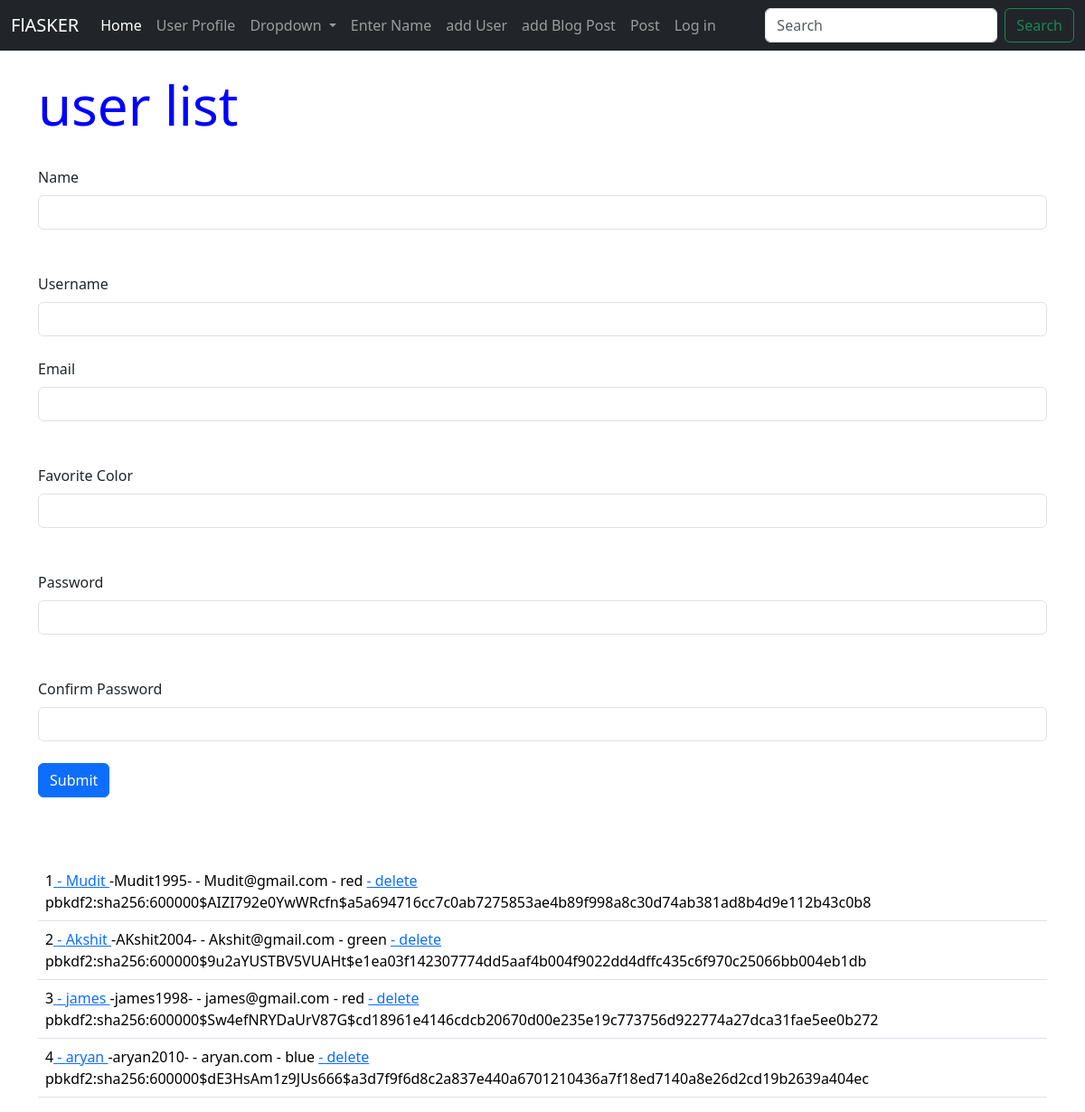
Screenshot of /user/add with the database file from the repository.
### hello.py (models this page shows, shortened)
class Users(db.Model, UserMixin):
    id = db.Column(db.Integer, primary_key=True)
    username = db.Column(db.String(20), nullable=False, unique=True)
    name = db.Column(db.String(200), nullable=False)
    email = db.Column(db.String(120), nullable=False, unique=True)
    favorite_color = db.Column(db.String(120))
    password_hash = db.Column(db.String(128), nullable=False)
    @property
    def password(self):
        raise AttributeError('password is not a readable attribute')
    date_added = db.Column(db.DateTime, default=datetime.utcnow)

### hello.py (the view, shortened to what this page needs)
@app.route('/user/add', methods=['GET', 'POST'])
def add_user():
    name = None
    form = UserForm()
    our_users = Users.query.order_by(Users.date_added)
    return render_template('add_user.html', form=form, name=name, our_users=our_users)

### hello.py
class UserForm(FlaskForm):
    name = StringField("Name", validators=[DataRequired()])
    username = StringField("Username", validators=[DataRequired()])
    email = StringField("Email", validators=[DataRequired()])
    favorite_color = StringField("Favorite Color")
    password_hash = PasswordField("Password", validators=[DataRequired(), EqualTo("password_hash2", message="Passwords Must Match")])
    password_hash2 = PasswordField("Confirm Password", validators=[DataRequired()])
    submit = SubmitField("Submit")

### templates/add_user.html (shortened to what this page needs)
{% extends 'base.html' %}
{% block content %}
{% if name %}
      <h1> user added</h1>
      <br/>
      <ul>
        {% for our_user in our_users %}
            <li>{{our_user.id}} - {{our_user.username }}  <a href={{url_for('update', id=our_user.id)}}> - {{ our_user.name }}</a> - {{ our_user.email }} - {{ our_user.favorite_color }}<a href={{url_for('delete', id=our_user.id)}}> - delete</a></li>
        {% endfor %}
    </ul>
{% else %}
      <h1> user list </h1>
      <br/>
      <form method = "POST">
        {{ form.name.label(class="form-label") }}
        {{ form.name(class="form-control") }}
         <br/>
         <br/>
         {{ form.username.label(class="form-label") }}
         {{ form.username(class="form-control") }}
          <br/>
         {{ form.email.label(class="form-label") }}
         {{ form.email(class="form-control") }}
          <br/>
          <br/>
          {{ form.favorite_color.label(class="form-label") }}
          {{ form.favorite_color(class="form-control") }}
           <br/>
           <br/>
           {{ form.password_hash.label(class="form-label") }}
           {{ form.password_hash(class="form-control") }}
            <br/>
            <br/>
            {{ form.password_hash2.label(class="form-label") }}
            {{ form.password_hash2(class="form-control") }}
            <br/>
        {{ form.submit(class="btn btn-primary") }}
      </form>
    <br/>
    <br/>
    <br/>
    <table class="table">
        {% for our_user in our_users %}
        <tr>
            <td>{{our_user.id}}<a href={{url_for('update', id=our_user.id)}}> - {{ our_user.name }} </a>
                               -{{our_user.username}}-
                              <a> - {{ our_user.email }} - {{ our_user.favorite_color }} </a>
                               <a href={{url_for('delete', id=our_user.id)}}>- delete</a>
                               {{our_user.password_hash}}
                               </td>
          </tr>
        {% endfor %}
    </table>
{% endif %}
{% endblock %}

### static/CSS/style.css (style rules this page uses)
h1 { color : blue ; font-size : 60px ; }
body { background-color: #ffffff; }

### rows the page displays
Users: id "1", name "Mudit", username "Mudit1995", email "Mudit@gmail.com", favorite_color "red", password_hash "pbkdf2:sha256:600000$AIZI792e0YwWRcfn$a5a694716cc7c0ab7275853ae4b89f998a8c30d74ab381ad8b4d9e112b43c0b8"
Users: id "2", name "Akshit", username "AKshit2004", email "Akshit@gmail.com", favorite_color "green", password_hash "pbkdf2:sha256:600000$9u2aYUSTBV5VUAHt$e1ea03f142307774dd5aaf4b004f9022dd4dffc435c6f970c25066bb004eb1db"
Users: id "3", name "james", username "james1998", email "james@gmail.com", favorite_color "red", password_hash "pbkdf2:sha256:600000$Sw4efNRYDaUrV87G$cd18961e4146cdcb20670d00e235e19c773756d922774a27dca31fae5ee0b272"
Users: id "4", name "aryan", username "aryan2010", email "aryan.com", favorite_color "blue", password_hash "pbkdf2:sha256:600000$dE3HsAm1z9JUs666$a3d7f9f6d8c2a837e440a6701210436a7f18ed7140a8e26d2cd19b2639a404ec"
